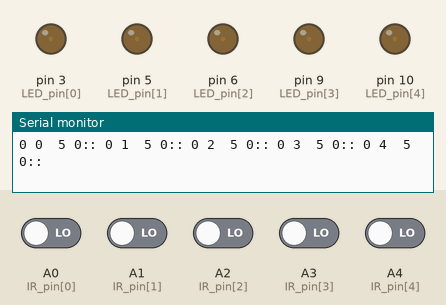
Bench run of a sketch on a simulated Arduino Uno, built with avr-gcc and run on an emulated ATmega328P. On the bench: output pins drawn as LEDs (lit = HIGH), the last lines printed to the serial monitor. Inputs (shaded band) come from the test bench; at power-on: A0 (IR_pin[0]), A1 (IR_pin[1]), A2 (IR_pin[2]), A3 (IR_pin[3]), A4 (IR_pin[4]) LOW.

Above: at 1.2 s.
1.3 s: A0 (IR_pin[0]) driven HIGH
At 1.6 s:
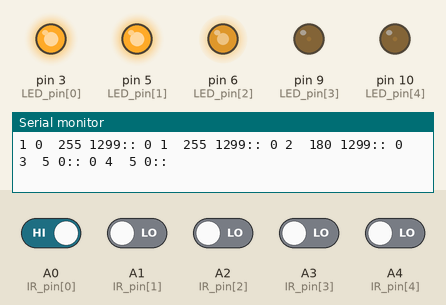
4.3 s: A1 (IR_pin[1]) driven HIGH
At 5.7 s:
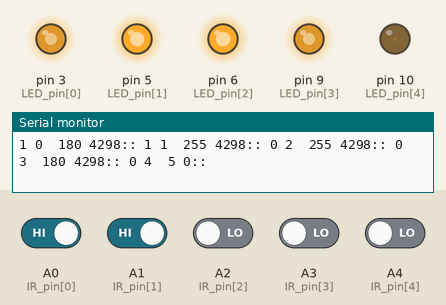
7.3 s: A2 (IR_pin[2]) driven HIGH
At 8.7 s:
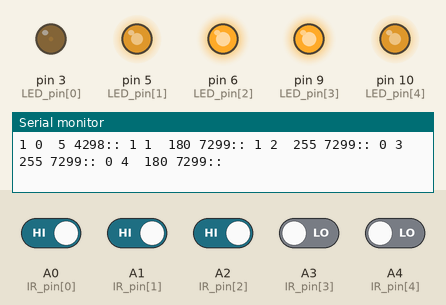
10.3 s: A4 (IR_pin[4]) driven HIGH
At 11.3 s:
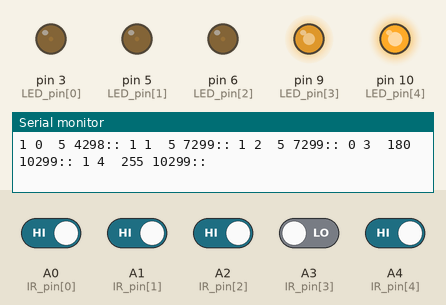
13.3 s: A3 (IR_pin[3]) driven HIGH
At 14.2 s:
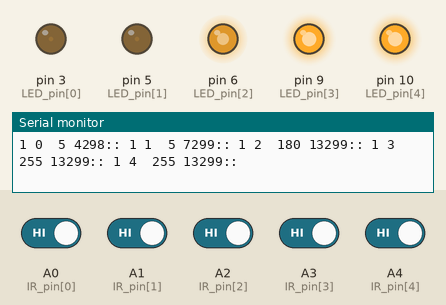
16.3 s: A0 (IR_pin[0]) driven LOW
At 16.6 s:
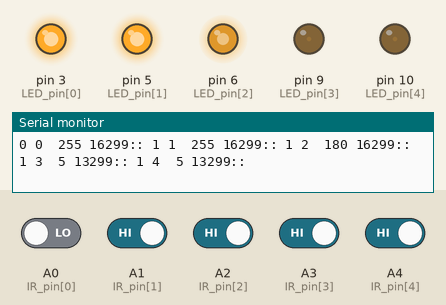
Timing chart, 0 to 19.9 s (numbered marks = the images above; inputs shaded):
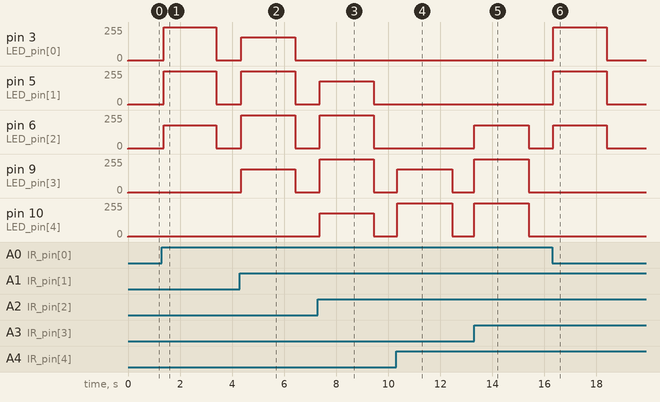

Measured:
- after the input at 1.3 s, pin 3 (LED_pin[0]), pin 5 (LED_pin[1]): 5/255 → 255/255 after 0.07 s, → 5/255 2.0 s later; pin 6 (LED_pin[2]): 5/255 → 180/255 after 0.07 s, → 5/255 2.0 s later
- after the input at 4.3 s, pin 3 (LED_pin[0]), pin 9 (LED_pin[3]): 5/255 → 180/255 after 0.06 s, → 5/255 2.1 s later; pin 5 (LED_pin[1]), pin 6 (LED_pin[2]): 5/255 → 255/255 after 0.06 s, → 5/255 2.1 s later
- after the input at 7.3 s, pin 5 (LED_pin[1]), pin 10 (LED_pin[4]): 5/255 → 180/255 after 0.07 s, → 5/255 2.1 s later; pin 6 (LED_pin[2]), pin 9 (LED_pin[3]): 5/255 → 255/255 after 0.07 s, → 5/255 2.1 s later
- after the input at 10.3 s, pin 9 (LED_pin[3]): 5/255 → 180/255 after 0.05 s, → 5/255 2.1 s later; pin 10 (LED_pin[4]): 5/255 → 255/255 after 0.05 s, → 5/255 2.1 s later
- after the input at 13.3 s, pin 6 (LED_pin[2]): 5/255 → 180/255 at once, → 5/255 2.1 s later; pin 9 (LED_pin[3]), pin 10 (LED_pin[4]): 5/255 → 255/255 at once, → 5/255 2.1 s later
- after the input at 16.3 s, pin 3 (LED_pin[0]), pin 5 (LED_pin[1]): 5/255 → 255/255 at once, → 5/255 2.1 s later; pin 6 (LED_pin[2]): 5/255 → 180/255 at once, → 5/255 2.1 s later

The sketch:

street_light.ino
```cpp
    int LED[5]={0,0,0,0,0}; // initial values for the led
    int IR[5]={0,0,0,0,0};  // initial out put values of ir sensors

    int LED_pin[5]={3,5,6,9,10}; // pins to connect the leds
    int IR_pin[5]={A0,A1,A2,A3,A4};   // pins to read the ir
    long timer[5]={0,0,0,0,0};
    long maintimer;

    #include <PinChangeInt.h>


    #define p25  5
    #define p50  110
    #define p75 180
    #define p100 255

////////////////////////////////////////////////////////////////////////////////////////////////////////////////////////////////////////////////////////////////

      void setup() {

              Serial.begin(9600); // begin the serial monitor

                pinMode(LED_pin[0],OUTPUT);// define the output pins for the leds
                pinMode(LED_pin[1],OUTPUT);
                pinMode(LED_pin[2],OUTPUT);
                pinMode(LED_pin[3],OUTPUT);
                pinMode(LED_pin[4],OUTPUT);

                pinMode(IR_pin[0],INPUT);// for the proximity sensor
                pinMode(IR_pin[1],INPUT);
                pinMode(IR_pin[2],INPUT);
                pinMode(IR_pin[3],INPUT);
                pinMode(IR_pin[4],INPUT);

                 PCintPort::attachInterrupt(IR_pin[0],read_IR0,CHANGE); // attach the interupts for the ir values
                 PCintPort::attachInterrupt(IR_pin[1],read_IR1,CHANGE);
                 PCintPort::attachInterrupt(IR_pin[2],read_IR2,CHANGE);
                 PCintPort::attachInterrupt(IR_pin[3],read_IR3,CHANGE);
                 PCintPort::attachInterrupt(IR_pin[4],read_IR4,CHANGE);

                  for (int i=0;i<5;i++) LED[i]=p25;
                  ledout();

    }

    int i; // varible used for the loop
///////////////////////////////////////////////////////////////////////////////////////////////////////////////////////////////////
        // main loop

        void loop(){

                // finaly write the led values
               ledout();

                for(i=0;i<5;i++){
                if (LED[i]!=p25)
                if (millis()-timer[i] >= 2000) LED[i]=p25;
                }

                printdata(); // function to print the running data

              }


////////////////////////////////////////////////////////////////////////////////////////////////////////////////////////////////
     void ledout(){ // finally give the output to the leds
                analogWrite(LED_pin[0],LED[0]);
                analogWrite(LED_pin[1],LED[1]);
                analogWrite(LED_pin[2],LED[2]);
                analogWrite(LED_pin[3],LED[3]);
                analogWrite(LED_pin[4],LED[4]);
     }


  ///////////////////////////////////////////////////////////////////////////////////////////  //////////////////////////////////////////////////
// folling are the functions for the interupt routine


    void read_IR0(){
      LED[0]=p100; timer[0]=millis();
      LED[1]=p100;  timer[1]=millis();
      LED[2]=p75;  timer[2]=millis();
      //ledout();
      }

    void read_IR1(){
      LED[0]=p75; timer[0]=millis();
      LED[1]=p100; timer[1]=millis();
      LED[2]=p100;  timer[2]=millis();
      LED[3]=p75;  timer[3]=millis();
      //ledout();

      }

    void read_IR2(){
      LED[1]=p75; timer[1]=millis();
      LED[2]=p100; timer[2]=millis();
      LED[3]=p100;  timer[3]=millis();
      LED[4]=p75;  timer[4]=millis();

      }

    void read_IR3(){
      LED[2]=p75; timer[2]=millis();
      LED[3]=p100; timer[3]=millis();
      LED[4]=p100;  timer[4]=millis();
      //ledout();

      }

    void read_IR4(){
      LED[3]=p75; timer[3]=millis();
      LED[4]=p100; timer[4]=millis();
      //ledout();

      }

////////////////////////////////////////////////////////////////////////////////////////////////////////////////////////////////////////////////////////////////////////////////
void printdata(){    // this function is used to print the running data


                Serial.print( digitalRead(IR_pin[0]));
                Serial.print(" 0  ");
                Serial.print(LED[0]);
                Serial.print(" ");
                Serial.print(timer[0]);
                Serial.print(":: ");

                Serial.print( digitalRead(IR_pin[1]));
                Serial.print(" 1  ");
                Serial.print(LED[1]);
                Serial.print(" ");
                Serial.print(timer[1]);
                Serial.print(":: ");

                Serial.print( digitalRead(IR_pin[2]));
                Serial.print(" 2  ");
                Serial.print(LED[2]);
                Serial.print(" ");
                Serial.print(timer[2]);
                Serial.print(":: ");

                Serial.print( digitalRead(IR_pin[3]));
                Serial.print(" 3  ");
                Serial.print(LED[3]);
                Serial.print(" ");
                Serial.print(timer[3]);
                Serial.print(":: ");

                Serial.print( digitalRead(IR_pin[4]));
                Serial.print(" 4  ");
                Serial.print(LED[4]);
                Serial.print(" ");
                Serial.print(timer[4]);
                Serial.println(":: ");

  }
```
